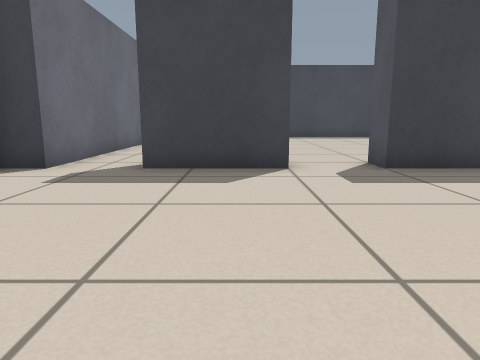
[1] (above)

16 first-person views from a walk through a world built for the Gazebo simulator. The camera is 0.5 m above the floor, tilts 10° down and sees 70° across. The floor is counted in squares, 0.5 m on a side. Each view is taken from the middle of a square. On the plan, view 1 faces up. The plan holds only what a view shows up to about 13 squares ahead; the rest is blank. The place goes on beyond the plan.

[2]
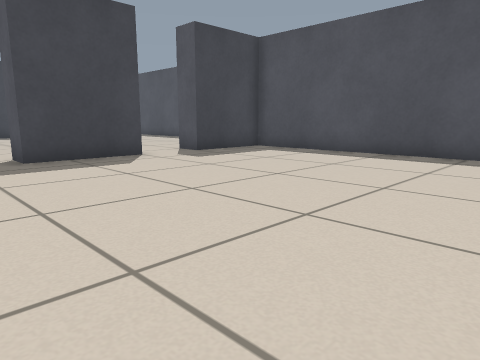

[3]
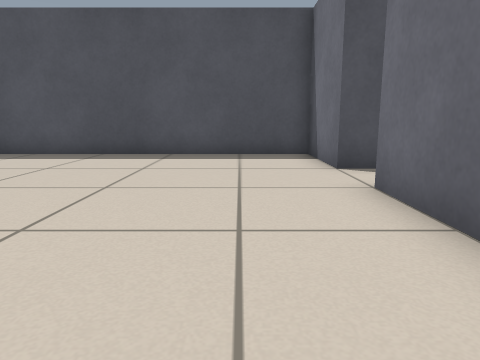

[4]
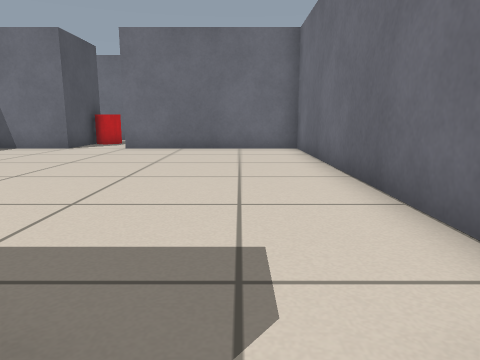

[5]
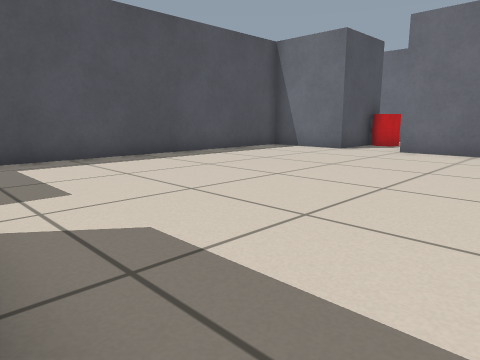

[6]
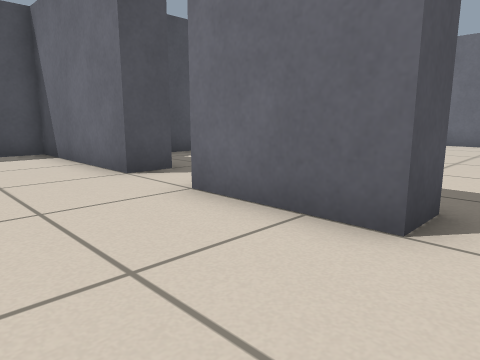

[7]
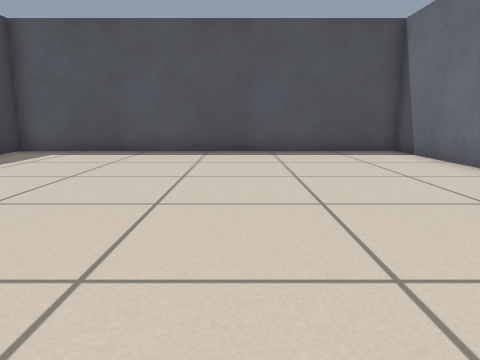

[8]
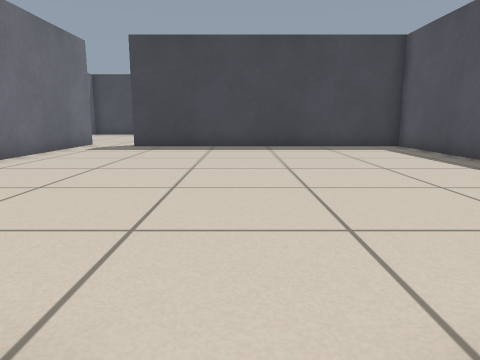

[9]
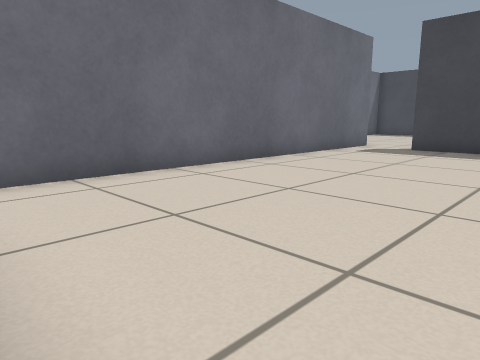

[10]
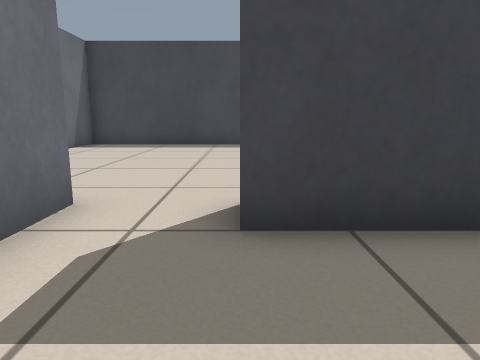

[11]
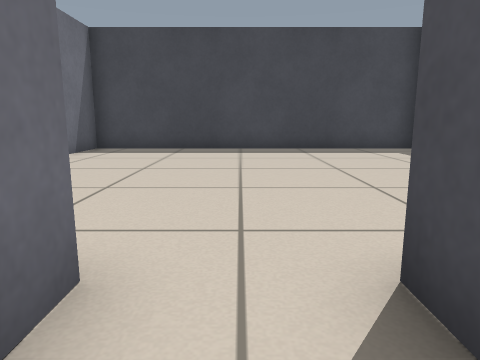

[12]
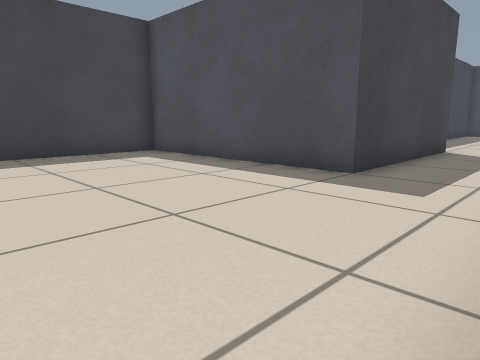

[13]
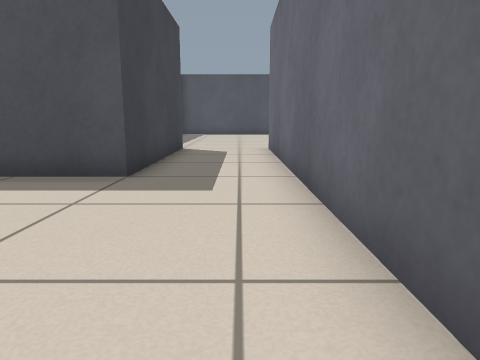

[14]
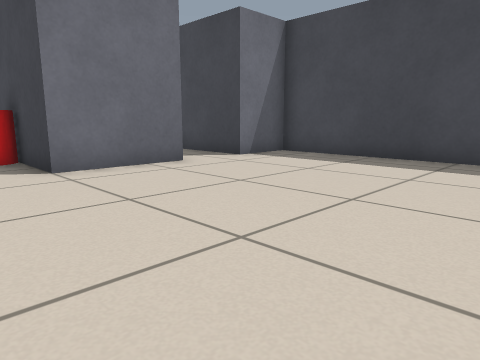

[15]
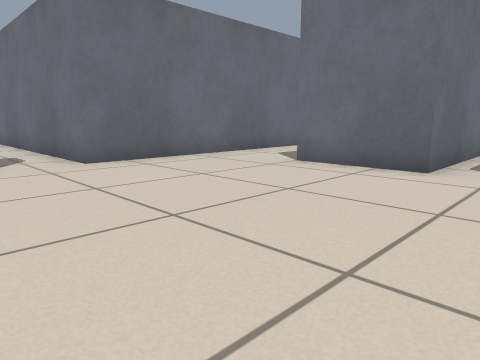

[16]
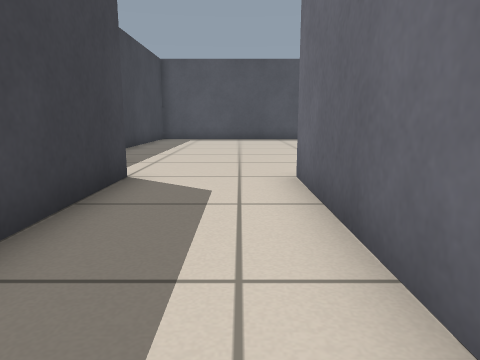

### Floor plan
Ten units are one square. View 1 is at (0, 0); x grows to the right and y downward. Boxes are objects, and circles mark ways between rooms. Rooms are numbered by the first view taken in them; rooms with no view inside come last. Other rooms are left out.
<svg viewBox="-100 -315 200 360">
<path fill="none" stroke="#000" d="M11 -70 -20 -70 -20 -80M-50 -52 -50 40 10 40M30 40 60 40 60 -70 30 -70 30 -80M-40 -85 -40 -70 -50 -70M30 -80 80 -80 80 -200 -20 -200M-20 -80 10 -80M-40 -195 -40 -85M-20 -210 90 -210M-95 -270 -80 -270 -80 -240 -95 -240M-95 -210 -40 -210 -40 -195M91 -240 30 -240 30 -310 -80 -310 -80 -290 -95 -290M-20 -202 -20 -210"/>
<circle cx="-30" cy="-75" r="3" fill="#2a7"/>
<circle cx="20" cy="-75" r="3" fill="#2a7"/>
<circle cx="-30" cy="-205" r="3" fill="#2a7"/>
<text x="0" y="-20">1</text>
<text x="20" y="-140">2</text>
<text x="-20" y="-250">3</text>
</svg>
Room 1 opens to room 2. Room 2 opens to room 3.

Where each view was taken, in squares from view 1:
view 1: 0 up, 0 right, facing up
view 2: 2 down, 4 left, facing up-right
view 3: 2 down, 4 left, facing right
view 4: 8 up, 3 left, facing down
view 5: 7 up, 3 left, facing down-right
view 6: 11 up, 3 left, facing down-right
view 7: 13 up, 3 left, facing right
view 8: 7 up, 2 right, facing up
view 9: 8 up, 2 right, facing up-left
view 10: 17 up, 2 left, facing up
view 11: 19 up, 3 left, facing up
view 12: 21 up, 3 left, facing up-right
view 13: 22 up, 3 left, facing right
view 14: 22 up, 1 left, facing up-left
view 15: 29 up, 1 left, facing down-left
view 16: 22 up, 3 right, facing right
